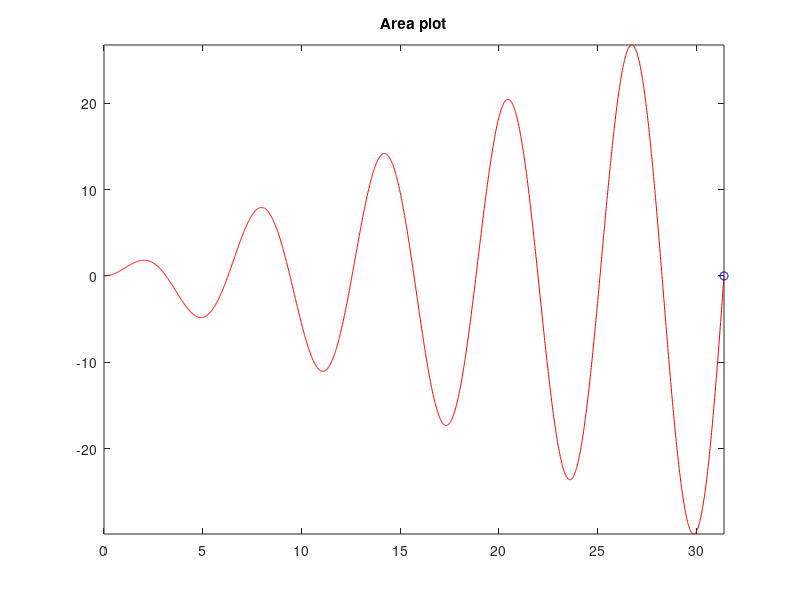

The MATLAB script that drew this image:
% ======================================================================= %
% Draw comet plot of xsin(x);
% ======================================================================= %
clc; clear; close all;

x = linspace(0, 10*pi, 2000);
y = x.*sin(x);
comet(x, y);
title('Area plot');
